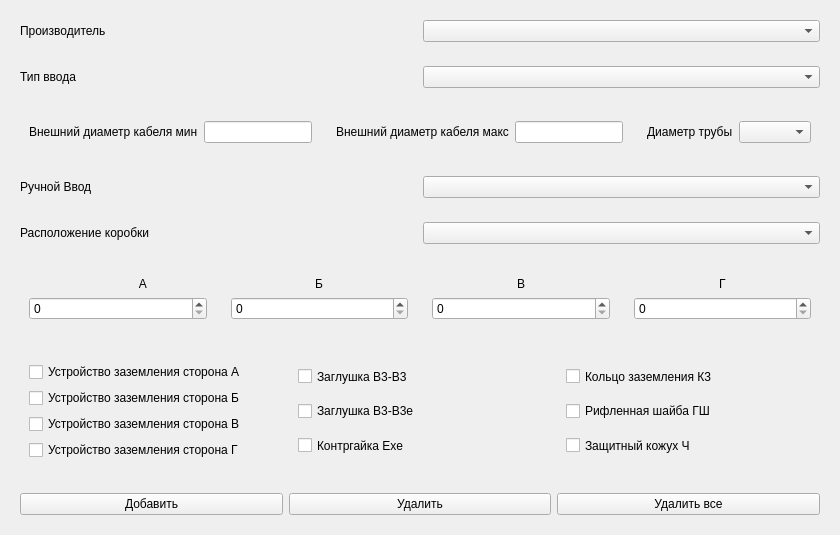
            <widget class="QWidget" name="inputsPage">
             <property name="sizePolicy">
              <sizepolicy hsizetype="Expanding" vsizetype="Expanding">
               <horstretch>0</horstretch>
               <verstretch>0</verstretch>
              </sizepolicy>
             </property>
             <layout class="QVBoxLayout" name="verticalLayout_15">
              <item>
               <widget class="QWidget" name="manufacturerInputsWidget" native="true">
                <property name="sizePolicy">
                 <sizepolicy hsizetype="Expanding" vsizetype="Expanding">
                  <horstretch>0</horstretch>
                  <verstretch>0</verstretch>
                 </sizepolicy>
                </property>
                <layout class="QHBoxLayout" name="horizontalLayout_20">
                 <item>
                  <widget class="QLabel" name="manufacturerInputsLabel">
                   <property name="sizePolicy">
                    <sizepolicy hsizetype="Expanding" vsizetype="Expanding">
                     <horstretch>0</horstretch>
                     <verstretch>0</verstretch>
                    </sizepolicy>
                   </property>
                   <property name="minimumSize">
                    <size>
                     <width>300</width>
                     <height>0</height>
                    </size>
                   </property>
                   <property name="text">
                    <string>Производитель</string>
                   </property>
                  </widget>
                 </item>
                 <item>
                  <widget class="QComboBox" name="manufacturerInputsComboBox">
                   <property name="sizePolicy">
                    <sizepolicy hsizetype="Expanding" vsizetype="Expanding">
                     <horstretch>0</horstretch>
                     <verstretch>0</verstretch>
                    </sizepolicy>
                   </property>
                  </widget>
                 </item>
                </layout>
               </widget>
              </item>
              <item>
               <widget class="QWidget" name="inputtypeWidget" native="true">
                <property name="sizePolicy">
                 <sizepolicy hsizetype="Expanding" vsizetype="Expanding">
                  <horstretch>0</horstretch>
                  <verstretch>0</verstretch>
                 </sizepolicy>
                </property>
                <layout class="QHBoxLayout" name="horizontalLayout_21">
                 <item>
                  <widget class="QLabel" name="inputtypeLabel">
                   <property name="sizePolicy">
                    <sizepolicy hsizetype="Expanding" vsizetype="Expanding">
                     <horstretch>0</horstretch>
                     <verstretch>0</verstretch>
                    </sizepolicy>
                   </property>
                   <property name="minimumSize">
                    <size>
                     <width>300</width>
                     <height>0</height>
                    </size>
                   </property>
                   <property name="text">
                    <string>Тип ввода</string>
                   </property>
                  </widget>
                 </item>
                 <item>
                  <widget class="QComboBox" name="inputtypeComboBox">
                   <property name="sizePolicy">
                    <sizepolicy hsizetype="Expanding" vsizetype="Expanding">
                     <horstretch>0</horstretch>
                     <verstretch>0</verstretch>
                    </sizepolicy>
                   </property>
                  </widget>
                 </item>
                </layout>
               </widget>
              </item>
              <item>
               <widget class="QWidget" name="cableouterdiametrWidget" native="true">
                <property name="sizePolicy">
                 <sizepolicy hsizetype="Expanding" vsizetype="Expanding">
                  <horstretch>0</horstretch>
                  <verstretch>0</verstretch>
                 </sizepolicy>
                </property>
                <layout class="QHBoxLayout" name="horizontalLayout_6">
                 <item>
                  <widget class="QWidget" name="cableminoutWidget" native="true">
                   <property name="sizePolicy">
                    <sizepolicy hsizetype="Expanding" vsizetype="Expanding">
                     <horstretch>0</horstretch>
                     <verstretch>0</verstretch>
                    </sizepolicy>
                   </property>
                   <property name="minimumSize">
                    <size>
                     <width>0</width>
                     <height>0</height>
                    </size>
                   </property>
                   <property name="maximumSize">
                    <size>
                     <width>500</width>
                     <height>16777215</height>
                    </size>
                   </property>
                   <layout class="QHBoxLayout" name="horizontalLayout_5">
                    <item>
                     <widget class="QLabel" name="cableminoutLabel">
                      <property name="sizePolicy">
                       <sizepolicy hsizetype="Expanding" vsizetype="Expanding">
                        <horstretch>0</horstretch>
                        <verstretch>0</verstretch>
                       </sizepolicy>
                      </property>
                      <property name="minimumSize">
                       <size>
                        <width>0</width>
                        <height>0</height>
                       </size>
                      </property>
                      <property name="text">
                       <string>Внешний диаметр кабеля мин</string>
                      </property>
                     </widget>
                    </item>
                    <item>
                     <widget class="QLineEdit" name="cableminoutLineEdit">
                      <property name="sizePolicy">
                       <sizepolicy hsizetype="Expanding" vsizetype="Expanding">
                        <horstretch>0</horstretch>
                        <verstretch>0</verstretch>
                       </sizepolicy>
                      </property>
                     </widget>
                    </item>
                   </layout>
                  </widget>
                 </item>
                 <item>
                  <widget class="QWidget" name="cablemaxoutWidget" native="true">
                   <property name="sizePolicy">
                    <sizepolicy hsizetype="Expanding" vsizetype="Expanding">
                     <horstretch>0</horstretch>
                     <verstretch>0</verstretch>
                    </sizepolicy>
                   </property>
                   <layout class="QHBoxLayout" name="horizontalLayout_4">
                    <item>
                     <widget class="QLabel" name="cablemaxoutLabel">
                      <property name="sizePolicy">
                       <sizepolicy hsizetype="Expanding" vsizetype="Expanding">
                        <horstretch>0</horstretch>
                        <verstretch>0</verstretch>
                       </sizepolicy>
                      </property>
                      <property name="text">
                       <string>Внешний диаметр кабеля макс</string>
                      </property>
                     </widget>
                    </item>
                    <item>
                     <widget class="QLineEdit" name="cablemaxoutLineEdit"/>
                    </item>
                   </layout>
                  </widget>
                 </item>
                 <item>
                  <widget class="QWidget" name="tupeandmetalhoseWidget" native="true">
                   <property name="enabled">
                    <bool>true</bool>
                   </property>
                   <property name="minimumSize">
                    <size>
                     <width>0</width>
                     <height>0</height>
                    </size>
                   </property>
                   <property name="maximumSize">
                    <size>
                     <width>1666666</width>
                     <height>1666666</height>
                    </size>
                   </property>
                   <layout class="QHBoxLayout" name="horizontalLayout_7">
                    <item>
                     <widget class="QLabel" name="tupeandmetalhoseLabel">
                      <property name="sizePolicy">
                       <sizepolicy hsizetype="MinimumExpanding" vsizetype="Expanding">
                        <horstretch>0</horstretch>
                        <verstretch>0</verstretch>
                       </sizepolicy>
                      </property>
                      <property name="text">
                       <string>Диаметр трубы</string>
                      </property>
                     </widget>
                    </item>
                    <item>
                     <widget class="QComboBox" name="tupeandmetalhoseComboBox">
                      <property name="sizePolicy">
                       <sizepolicy hsizetype="Expanding" vsizetype="Expanding">
                        <horstretch>0</horstretch>
                        <verstretch>0</verstretch>
                       </sizepolicy>
                      </property>
                     </widget>
                    </item>
                   </layout>
                  </widget>
                 </item>
                </layout>
               </widget>
              </item>
              <item>
               <widget class="QWidget" name="handwrite_inputspage" native="true">
                <property name="sizePolicy">
                 <sizepolicy hsizetype="Expanding" vsizetype="Expanding">
                  <horstretch>0</horstretch>
                  <verstretch>0</verstretch>
                 </sizepolicy>
                </property>
                <layout class="QHBoxLayout" name="horizontalLayout_8">
                 <item>
                  <widget class="QLabel" name="handwrite_inputspageLabel">
                   <property name="sizePolicy">
                    <sizepolicy hsizetype="Expanding" vsizetype="Minimum">
                     <horstretch>0</horstretch>
                     <verstretch>0</verstretch>
                    </sizepolicy>
                   </property>
                   <property name="text">
                    <string>Ручной Ввод</string>
                   </property>
                  </widget>
                 </item>
                 <item>
                  <widget class="QComboBox" name="handwrite_inputspageComboBox">
                   <property name="sizePolicy">
                    <sizepolicy hsizetype="Expanding" vsizetype="Expanding">
                     <horstretch>0</horstretch>
                     <verstretch>0</verstretch>
                    </sizepolicy>
                   </property>
                  </widget>
                 </item>
                </layout>
               </widget>
              </item>
              <item>
               <widget class="QWidget" name="boxlocationWidget" native="true">
                <property name="enabled">
                 <bool>true</bool>
                </property>
                <property name="sizePolicy">
                 <sizepolicy hsizetype="Expanding" vsizetype="Expanding">
                  <horstretch>0</horstretch>
                  <verstretch>0</verstretch>
                 </sizepolicy>
                </property>
                <layout class="QHBoxLayout" name="horizontalLayout_23">
                 <item>
                  <widget class="QLabel" name="boxlocationLabel">
                   <property name="sizePolicy">
                    <sizepolicy hsizetype="Expanding" vsizetype="Preferred">
                     <horstretch>0</horstretch>
                     <verstretch>0</verstretch>
                    </sizepolicy>
                   </property>
                   <property name="minimumSize">
                    <size>
                     <width>300</width>
                     <height>0</height>
                    </size>
                   </property>
                   <property name="text">
                    <string>Расположение коробки</string>
                   </property>
                  </widget>
                 </item>
                 <item>
                  <widget class="QComboBox" name="boxlocationComboBox">
                   <property name="sizePolicy">
                    <sizepolicy hsizetype="Expanding" vsizetype="Expanding">
                     <horstretch>0</horstretch>
                     <verstretch>0</verstretch>
                    </sizepolicy>
                   </property>
                  </widget>
                 </item>
                </layout>
               </widget>
              </item>
              <item>
               <widget class="QWidget" name="siteforinstalWidget" native="true">
                <property name="sizePolicy">
                 <sizepolicy hsizetype="Expanding" vsizetype="Expanding">
                  <horstretch>0</horstretch>
                  <verstretch>0</verstretch>
                 </sizepolicy>
                </property>
                <layout class="QHBoxLayout" name="horizontalLayout_9">
                 <item>
                  <widget class="QWidget" name="siteAWidget" native="true">
                   <property name="sizePolicy">
                    <sizepolicy hsizetype="Expanding" vsizetype="Expanding">
                     <horstretch>0</horstretch>
                     <verstretch>0</verstretch>
                    </sizepolicy>
                   </property>
                   <layout class="QVBoxLayout" name="verticalLayout_7">
                    <item>
                     <widget class="QLabel" name="siteALabel">
                      <property name="sizePolicy">
                       <sizepolicy hsizetype="Expanding" vsizetype="Expanding">
                        <horstretch>0</horstretch>
                        <verstretch>0</verstretch>
                       </sizepolicy>
                      </property>
                      <property name="layoutDirection">
                       <enum>Qt::RightToLeft</enum>
                      </property>
                      <property name="text">
                       <string>                                 А</string>
                      </property>
                     </widget>
                    </item>
                    <item>
                     <widget class="QSpinBox" name="siteASpinBox">
                      <property name="sizePolicy">
                       <sizepolicy hsizetype="Expanding" vsizetype="Expanding">
                        <horstretch>0</horstretch>
                        <verstretch>0</verstretch>
                       </sizepolicy>
                      </property>
                     </widget>
                    </item>
                   </layout>
                  </widget>
                 </item>
                 <item>
                  <widget class="QWidget" name="siteBWidget" native="true">
                   <property name="sizePolicy">
                    <sizepolicy hsizetype="Expanding" vsizetype="Expanding">
                     <horstretch>0</horstretch>
                     <verstretch>0</verstretch>
                    </sizepolicy>
                   </property>
                   <layout class="QVBoxLayout" name="verticalLayout_17">
                    <item alignment="Qt::AlignHCenter">
                     <widget class="QLabel" name="siteBLabel">
                      <property name="sizePolicy">
                       <sizepolicy hsizetype="Expanding" vsizetype="Expanding">
                        <horstretch>0</horstretch>
                        <verstretch>0</verstretch>
                       </sizepolicy>
                      </property>
                      <property name="text">
                       <string>Б</string>
                      </property>
                     </widget>
                    </item>
                    <item>
                     <widget class="QSpinBox" name="siteBSpinBox">
                      <property name="sizePolicy">
                       <sizepolicy hsizetype="Expanding" vsizetype="Expanding">
                        <horstretch>0</horstretch>
                        <verstretch>0</verstretch>
                       </sizepolicy>
                      </property>
                     </widget>
                    </item>
                   </layout>
                  </widget>
                 </item>
                 <item>
                  <widget class="QWidget" name="siteVWidget" native="true">
                   <property name="sizePolicy">
                    <sizepolicy hsizetype="Expanding" vsizetype="Expanding">
                     <horstretch>0</horstretch>
                     <verstretch>0</verstretch>
                    </sizepolicy>
                   </property>
                   <layout class="QVBoxLayout" name="verticalLayout_18">
                    <item alignment="Qt::AlignHCenter">
                     <widget class="QLabel" name="siteVLabel">
                      <property name="sizePolicy">
                       <sizepolicy hsizetype="Expanding" vsizetype="Expanding">
                        <horstretch>0</horstretch>
                        <verstretch>0</verstretch>
                       </sizepolicy>
                      </property>
                      <property name="text">
                       <string>В</string>
                      </property>
                     </widget>
                    </item>
                    <item>
                     <widget class="QSpinBox" name="siteVSpinBox">
                      <property name="sizePolicy">
                       <sizepolicy hsizetype="Expanding" vsizetype="Expanding">
                        <horstretch>0</horstretch>
                        <verstretch>0</verstretch>
                       </sizepolicy>
                      </property>
                     </widget>
                    </item>
                   </layout>
                  </widget>
                 </item>
                 <item>
                  <widget class="QWidget" name="siteGWidget" native="true">
                   <property name="sizePolicy">
                    <sizepolicy hsizetype="Expanding" vsizetype="Expanding">
                     <horstretch>0</horstretch>
                     <verstretch>0</verstretch>
                    </sizepolicy>
                   </property>
                   <layout class="QVBoxLayout" name="verticalLayout_19">
                    <item alignment="Qt::AlignHCenter">
                     <widget class="QLabel" name="siteGLabel">
                      <property name="sizePolicy">
                       <sizepolicy hsizetype="Expanding" vsizetype="Expanding">
                        <horstretch>0</horstretch>
                        <verstretch>0</verstretch>
                       </sizepolicy>
                      </property>
                      <property name="text">
                       <string>Г</string>
                      </property>
                     </widget>
                    </item>
                    <item>
                     <widget class="QSpinBox" name="siteGSpinBox">
                      <property name="sizePolicy">
                       <sizepolicy hsizetype="Expanding" vsizetype="Expanding">
                        <horstretch>0</horstretch>
                        <verstretch>0</verstretch>
                       </sizepolicy>
                      </property>
                     </widget>
                    </item>
                   </layout>
                  </widget>
                 </item>
                </layout>
               </widget>
              </item>
              <item>
               <widget class="QWidget" name="additionalcomponentWidget" native="true">
                <property name="sizePolicy">
                 <sizepolicy hsizetype="Expanding" vsizetype="Expanding">
                  <horstretch>0</horstretch>
                  <verstretch>0</verstretch>
                 </sizepolicy>
                </property>
                <layout class="QHBoxLayout" name="horizontalLayout_27">
                 <item>
                  <widget class="QWidget" name="additionalcomponentWidget1" native="true">
                   <property name="sizePolicy">
                    <sizepolicy hsizetype="Expanding" vsizetype="Expanding">
                     <horstretch>0</horstretch>
                     <verstretch>0</verstretch>
                    </sizepolicy>
                   </property>
                   <layout class="QVBoxLayout" name="verticalLayout_23">
                    <item>
                     <widget class="QCheckBox" name="ground_equipment_A">
                      <property name="text">
                       <string>Устройство заземления сторона А</string>
                      </property>
                      <property name="checked">
                       <bool>false</bool>
                      </property>
                     </widget>
                    </item>
                    <item>
                     <widget class="QCheckBox" name="ground_equipment_B">
                      <property name="text">
                       <string>Устройство заземления сторона Б</string>
                      </property>
                     </widget>
                    </item>
                    <item>
                     <widget class="QCheckBox" name="ground_equipment_V">
                      <property name="text">
                       <string>Устройство заземления сторона В</string>
                      </property>
                     </widget>
                    </item>
                    <item>
                     <widget class="QCheckBox" name="ground_equipment_G">
                      <property name="text">
                       <string>Устройство заземления сторона Г</string>
                      </property>
                     </widget>
                    </item>
                   </layout>
                  </widget>
                 </item>
                 <item>
                  <widget class="QWidget" name="additionalcomponentWidget2" native="true">
                   <property name="sizePolicy">
                    <sizepolicy hsizetype="Expanding" vsizetype="Expanding">
                     <horstretch>0</horstretch>
                     <verstretch>0</verstretch>
                    </sizepolicy>
                   </property>
                   <layout class="QVBoxLayout" name="verticalLayout_22">
                    <item>
                     <widget class="QCheckBox" name="V3V3">
                      <property name="sizePolicy">
                       <sizepolicy hsizetype="Expanding" vsizetype="Expanding">
                        <horstretch>0</horstretch>
                        <verstretch>0</verstretch>
                       </sizepolicy>
                      </property>
                      <property name="text">
                       <string>Заглушка В3-В3</string>
                      </property>
                     </widget>
                    </item>
                    <item>
                     <widget class="QCheckBox" name="V3V3e">
                      <property name="sizePolicy">
                       <sizepolicy hsizetype="Expanding" vsizetype="Expanding">
                        <horstretch>0</horstretch>
                        <verstretch>0</verstretch>
                       </sizepolicy>
                      </property>
                      <property name="text">
                       <string>Заглушка В3-В3е</string>
                      </property>
                     </widget>
                    </item>
                    <item>
                     <widget class="QCheckBox" name="kontrgaika">
                      <property name="sizePolicy">
                       <sizepolicy hsizetype="Expanding" vsizetype="Expanding">
                        <horstretch>0</horstretch>
                        <verstretch>0</verstretch>
                       </sizepolicy>
                      </property>
                      <property name="text">
                       <string>Контргайка Exe</string>
                      </property>
                     </widget>
                    </item>
                   </layout>
                  </widget>
                 </item>
                 <item>
                  <widget class="QWidget" name="additionalcomponentWidget3" native="true">
                   <property name="sizePolicy">
                    <sizepolicy hsizetype="Expanding" vsizetype="Expanding">
                     <horstretch>0</horstretch>
                     <verstretch>0</verstretch>
                    </sizepolicy>
                   </property>
                   <layout class="QVBoxLayout" name="verticalLayout_21">
                    <item>
                     <widget class="QCheckBox" name="K3">
                      <property name="sizePolicy">
                       <sizepolicy hsizetype="Expanding" vsizetype="Expanding">
                        <horstretch>0</horstretch>
                        <verstretch>0</verstretch>
                       </sizepolicy>
                      </property>
                      <property name="text">
                       <string>Кольцо заземления К3</string>
                      </property>
                     </widget>
                    </item>
                    <item>
                     <widget class="QCheckBox" name="GSH">
                      <property name="sizePolicy">
                       <sizepolicy hsizetype="Expanding" vsizetype="Expanding">
                        <horstretch>0</horstretch>
                        <verstretch>0</verstretch>
                       </sizepolicy>
                      </property>
                      <property name="text">
                       <string>Рифленная шайба ГШ</string>
                      </property>
                     </widget>
                    </item>
                    <item>
                     <widget class="QCheckBox" name="CH">
                      <property name="sizePolicy">
                       <sizepolicy hsizetype="Expanding" vsizetype="Expanding">
                        <horstretch>0</horstretch>
                        <verstretch>0</verstretch>
                       </sizepolicy>
                      </property>
                      <property name="text">
                       <string>Защитный кожух Ч</string>
                      </property>
                     </widget>
                    </item>
                   </layout>
                  </widget>
                 </item>
                </layout>
               </widget>
              </item>
              <item>
               <widget class="QWidget" name="adddeletebuttonWidget" native="true">
                <property name="sizePolicy">
                 <sizepolicy hsizetype="Expanding" vsizetype="Expanding">
                  <horstretch>0</horstretch>
                  <verstretch>0</verstretch>
                 </sizepolicy>
                </property>
                <layout class="QHBoxLayout" name="horizontalLayout_28">
                 <item>
                  <widget class="QPushButton" name="addButton">
                   <property name="sizePolicy">
                    <sizepolicy hsizetype="Expanding" vsizetype="Expanding">
                     <horstretch>0</horstretch>
                     <verstretch>0</verstretch>
                    </sizepolicy>
                   </property>
                   <property name="text">
                    <string>Добавить</string>
                   </property>
                  </widget>
                 </item>
                 <item>
                  <widget class="QPushButton" name="deletelastButton">
                   <property name="sizePolicy">
                    <sizepolicy hsizetype="Expanding" vsizetype="Expanding">
                     <horstretch>0</horstretch>
                     <verstretch>0</verstretch>
                    </sizepolicy>
                   </property>
                   <property name="text">
                    <string>Удалить</string>
                   </property>
                  </widget>
                 </item>
                 <item>
                  <widget class="QPushButton" name="deleteallButton">
                   <property name="sizePolicy">
                    <sizepolicy hsizetype="Expanding" vsizetype="Expanding">
                     <horstretch>0</horstretch>
                     <verstretch>0</verstretch>
                    </sizepolicy>
                   </property>
                   <property name="text">
                    <string>Удалить все</string>
                   </property>
                  </widget>
                 </item>
                </layout>
               </widget>
              </item>
             </layout>
            </widget>
